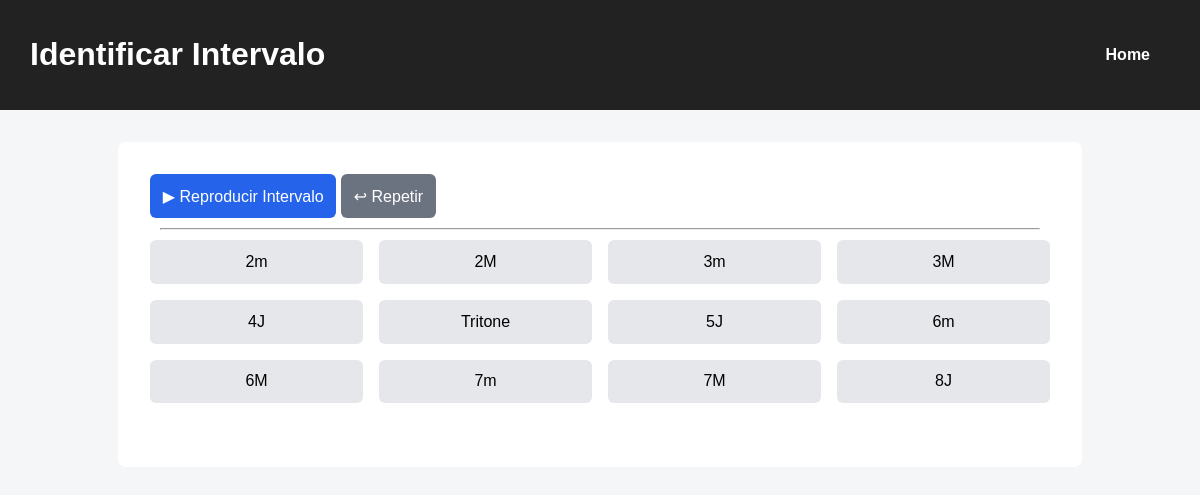
Page /exam/ on the committed database.
### app/models.py (models this page shows)
class Interval(models.Model):
    name = models.CharField(max_length= 10, null=False)
    semitones = models.IntegerField()

### app/views.py (the view, shortened to what this page needs)
# urls.py: path('exam/', views.exam, name="exam")
def exam(request):
    intervals = Interval.objects.all().order_by("semitones")
    direction = request.session.get('direction', 'ascending')
    feedback = None
    prev_root = None
    prev_second = None
    interval = random.choice(list(intervals))
    root_midi = random.randint(48, 72)
    direction = request.session.get('direction', 'ascending')
    print("DIRECTION DESDE SESIÓN:", direction)
    if direction == 'mixed':
        actual_direction = random.choice(['ascending', 'descending', 'harmonic'])
    else:
        actual_direction = direction
    if actual_direction == 'descending':
        second_midi = root_midi - interval.semitones
    else:
        second_midi = root_midi + interval.semitones
    context = {
        "root_midi": root_midi,
        "second_midi": second_midi,
        "intervals" : intervals,
        "feedback" : feedback,
        "prev_root": prev_root,
        "prev_second": prev_second,
        "correct_interval_id" : interval.id,
        "direction" : actual_direction,
    }
    return render(request, "Exam.html", context)

### app/templates/Exam.html (shortened to what this page needs)
{% load static %}
<!DOCTYPE html>
<html lang="es">
<head>
    <link rel="stylesheet" href="{% static 'css/Exam.css' %}">
</head>
<body>
<header>
<h1>Identificar Intervalo</h1>
    <nav>
        <a href={% url 'home' %}>Home</a>
    </nav>
</header>
<main>
<button type="button" onclick="playInterval()" class="primary">
    ▶ Reproducir Intervalo
</button>
<button type="button" onclick="playPrevious()" class="secondary" id="btn-previous" disabled>
    ↩ Repetir
</button>
<form method="POST">
    <hr style="margin: 10px;">
    <div class="interval-grid">
        {% for interval in intervals %}
            <button
                type="submit"
                name="answer"
                value="{{ interval.id }}"
                class="interval-btn">
                {{ interval.name }}
            </button>
        {% endfor %}
    </div>
</form>
</main>
</body>
</html>

### app/static/css/Exam.css (style rules this page uses)
body { font-family: Arial, sans-serif; background: #f4f6f8; margin: 0; padding: 0; }
header { background-color: #222; color: white; padding: 15px 30px; display: flex; justify-content: space-between; align-items: center; }
main { max-width: 900px; margin: 2rem auto; background: white; padding: 2rem; border-radius: 8px; }
.interval-grid { display: grid; grid-template-columns: repeat(4, 1fr); gap: 1rem; margin-bottom: 2rem; }
button { padding: 0.8rem; font-size: 1rem; border-radius: 6px; border: none; cursor: pointer; }
.interval-btn { background: #e5e7eb; }
.primary { background: #2563eb; color: white; }
.secondary { background: #6b7280; color: white; }
nav a { color: #ffffff; text-decoration: none; font-weight: bold; padding: 20px; }

### rows in the picture
Interval: {{ interval.id }} 2 (drawn), name "2m"
Interval: {{ interval.id }} 3 (drawn), name "2M"
Interval: {{ interval.id }} 4 (drawn), name "3m"
Interval: {{ interval.id }} 5 (drawn), name "3M"
Interval: {{ interval.id }} 6 (drawn), name "4J"
Interval: {{ interval.id }} 7 (drawn), name "Tritone"
Interval: {{ interval.id }} 8 (drawn), name "5J"
Interval: {{ interval.id }} 9 (drawn), name "6m"
Interval: {{ interval.id }} 10 (drawn), name "6M"
Interval: {{ interval.id }} 11 (drawn), name "7m"
Interval: {{ interval.id }} 12 (drawn), name "7M"
Interval: {{ interval.id }} 13 (drawn), name "8J"
